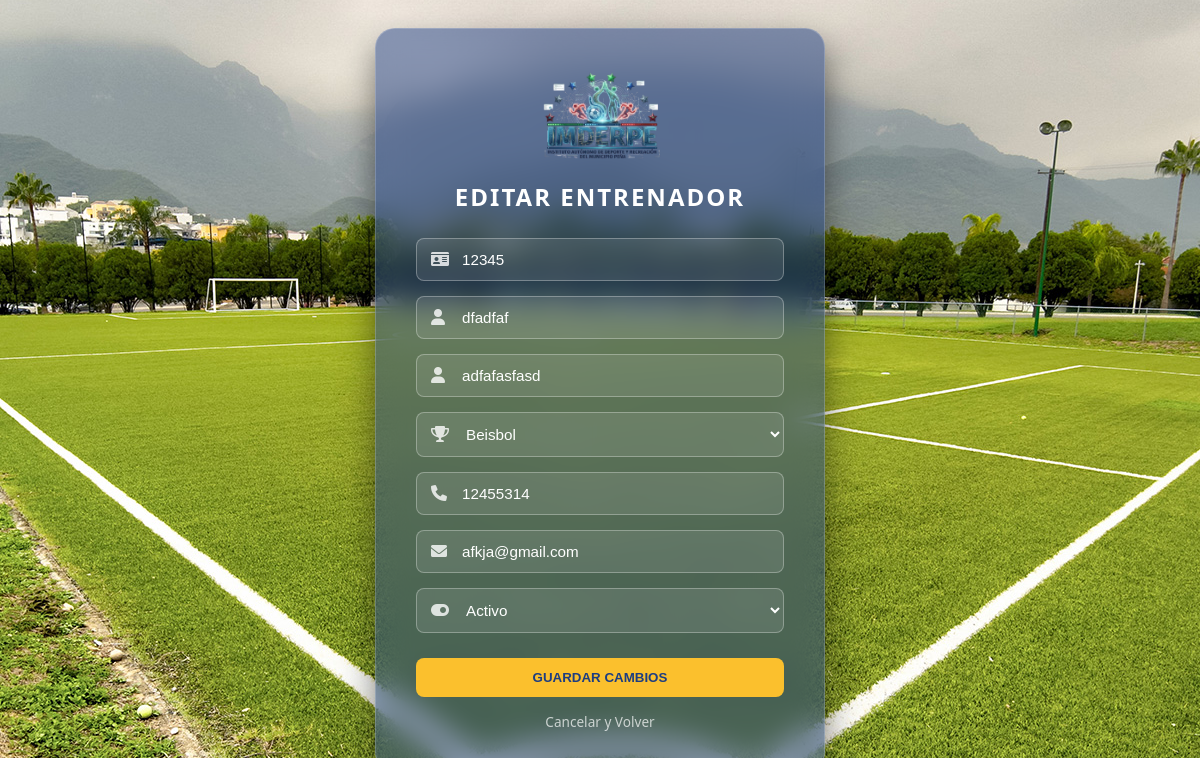
Screenshot of /vista/editar_entrenador.php?id=2 with the database file from the repository.
### tables this page shows
CREATE TABLE `entrenadores` (
  `id` int(11) NOT NULL,
  `cedula` varchar(20) NOT NULL,
  `nombre` varchar(100) NOT NULL,
  `apellido` varchar(100) NOT NULL,
  `disciplina_id` int(11) DEFAULT NULL,
  `telefono` varchar(20) DEFAULT NULL,
  `correo` varchar(100) DEFAULT NULL,
  `estado` enum('activo','inactivo') NOT NULL
);

CREATE TABLE `disciplinas` (
  `id` int(11) NOT NULL,
  `nombre_disciplina` varchar(50) NOT NULL
);

### vista/editar_entrenador.php (the view, shortened to what this page needs)
<?php
require_once '../controlador/conexion.php';
$id = intval($_GET['id']);
$stmt = $conexion->prepare("SELECT * FROM entrenadores WHERE id = ?");
$stmt->bind_param("i", $id);
$stmt->execute();
$resultado = $stmt->get_result();
$entrenador = $resultado->fetch_assoc();
$res_disciplinas = $conexion->query("SELECT id, nombre_disciplina FROM disciplinas ORDER BY nombre_disciplina ASC");
?>
<!DOCTYPE html>
<html lang="es">
<head>
    <link rel="stylesheet" href="../estilo/style13.css">
    <link rel="stylesheet" href="https://cdnjs.cloudflare.com/ajax/libs/font-awesome/6.0.0/css/all.min.css">
</head>
<body>
    <div class="login-container">
        <form action="../controlador/controlador_editar_entrenador.php" method="POST" class="glass-form">
            <div class="logo-container">
                <img src="../estilo/logo.png" alt="Logo IMDERPE" class="logo-form">
            </div>
            <h2 class="form-title">Editar Entrenador</h2>
            <div class="input-group">
                <i class="fas fa-id-card"></i>
                <input type="text" name="cedula" value="<?php echo $entrenador['cedula']; ?>" placeholder="Cédula" required>
            </div>
            <div class="input-group">
                <i class="fas fa-user"></i>
                <input type="text" name="nombre" value="<?php echo $entrenador['nombre']; ?>" placeholder="Nombre" required>
            </div>
            <div class="input-group">
                <i class="fas fa-user"></i>
                <input type="text" name="apellido" value="<?php echo $entrenador['apellido']; ?>" placeholder="Apellido" required>
            </div>
            <div class="input-group">
                <i class="fas fa-trophy"></i>
                <select name="disciplina_id" required>
                    <?php while($d = $res_disciplinas->fetch_assoc()): ?>
                        <option value="<?php echo $d['id']; ?>" <?php echo ($d['id'] == $entrenador['disciplina_id']) ? 'selected' : ''; ?>>
                            <?php echo $d['nombre_disciplina']; ?>
                        </option>
                    <?php endwhile; ?>
                </select>
            </div>
            <div class="input-group">
                <i class="fas fa-phone"></i>
                <input type="text" name="telefono" value="<?php echo $entrenador['telefono']; ?>" placeholder="Teléfono" required>
            </div>
            <div class="input-group">
                <i class="fas fa-envelope"></i>
                <input type="email" name="correo" value="<?php echo $entrenador['correo']; ?>" placeholder="Correo" required>
            </div>
            <div class="input-group">
                <i class="fas fa-toggle-on"></i>
                <select name="estado" required>
                    <option value="activo" <?php echo ($entrenador['estado'] == 'activo') ? 'selected' : ''; ?>>Activo</option>
                </select>
            </div>
            <button type="submit" name="btn_editar" value="ok" class="btn-register">Guardar Cambios</button>
            <a href="ver_entrenadores.php" class="btn-cancel">Cancelar y Volver</a>
        </form>
    </div>
</body>
</html>

### estilo/style13.css (style rules this page uses)
body { margin: 0; padding: 0; font-family: 'Segoe UI', sans-serif; background-image: url('../estilo/background_cancha.jpg'); background-size: cover; background-position: center; background-attachment: fixed; height: 100vh; display: flex; justify-content: center; align-items: center; }
.login-container { width: 100%; max-width: 450px; padding: 20px; }
.glass-form { background: rgba(29, 61, 129, 0.5); backdrop-filter: blur(15px); -webkit-backdrop-filter: blur(15px); border: 1px solid rgba(255, 255, 255, 0.2); border-radius: 20px; padding: 40px; box-shadow: 0 15px 35px rgba(0,0,0,0.5); text-align: center; }
.logo-form { width: 128px; height: auto; margin-bottom: 10px; display: block; margin-left: auto; margin-right: auto; }
.form-title { color: white; margin-bottom: 25px; text-transform: uppercase; letter-spacing: 2px; font-size: 1.5rem; }
.input-group { position: relative; margin-bottom: 15px; }
.input-group i { position: absolute; left: 15px; top: 50%; transform: translateY(-50%); color: rgba(255, 255, 255, 0.8); z-index: 1; }
.input-group input, .input-group select { width: 100%; padding: 12px 12px 12px 45px; background: rgba(255, 255, 255, 0.1) !important; border: 1px solid rgba(255, 255, 255, 0.3); border-radius: 8px; color: white; outline: none; box-sizing: border-box; font-size: 0.95rem; }
::placeholder { color: white !important; opacity: 1; }
.input-group select option { background: #1D3D81; color: white; }
.btn-register { width: 100%; padding: 12px; background: #FBC02D; border: none; border-radius: 8px; color: #1D3D81; font-weight: bold; cursor: pointer; transition: 0.3s; text-transform: uppercase; margin-top: 10px; }
.btn-cancel { display: block; margin-top: 15px; color: white; text-decoration: none; font-size: 0.85rem; opacity: 0.7; transition: 0.3s; }

### rows the page displays
entrenadores: cedula "12345", nombre "dfadfaf", apellido "adfafasfasd", disciplina_id "Beisbol", telefono "12455314", correo "afkja@gmail.com", estado "Activo"
